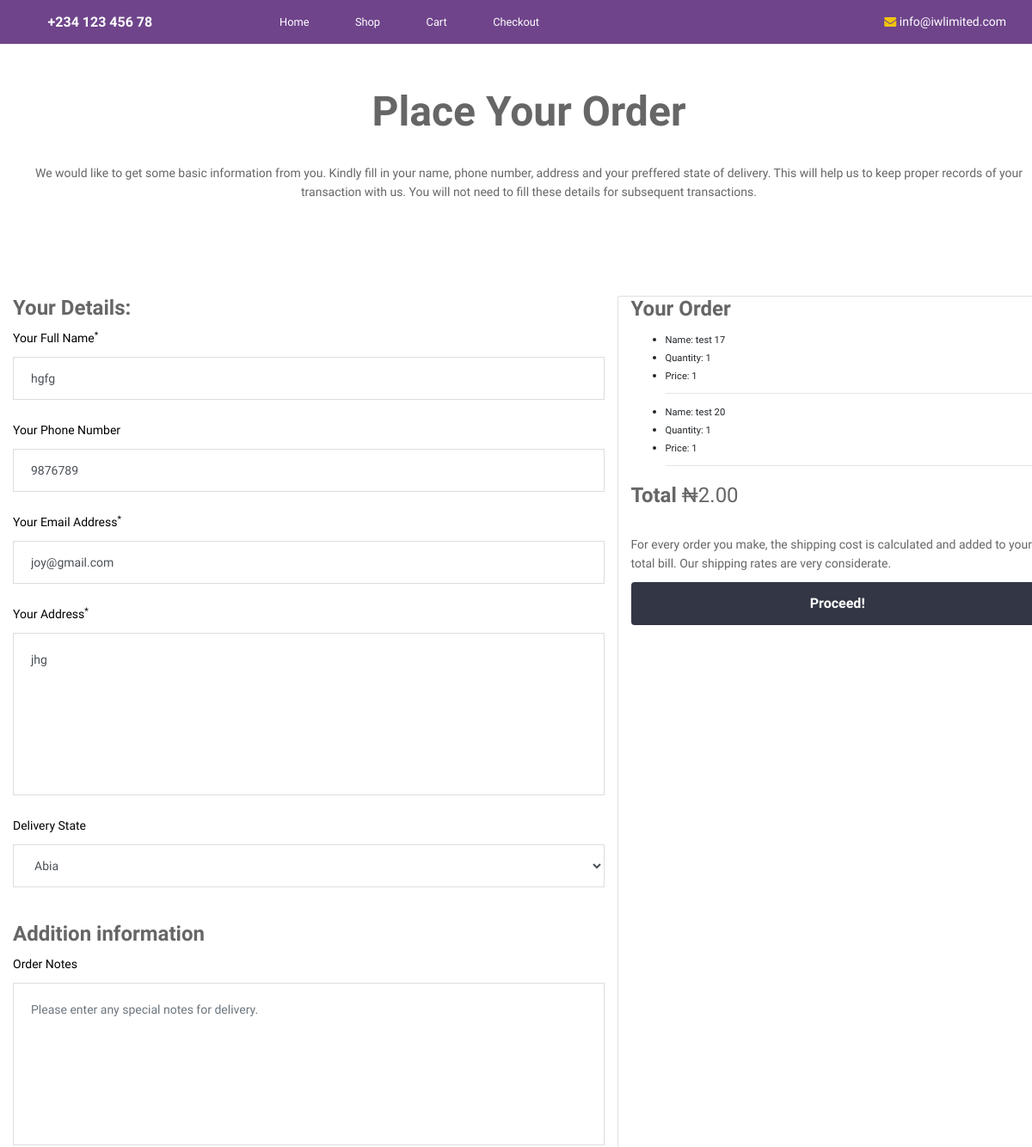
/checkout (signed in, upper part), run on an earlier commit of the app's database.
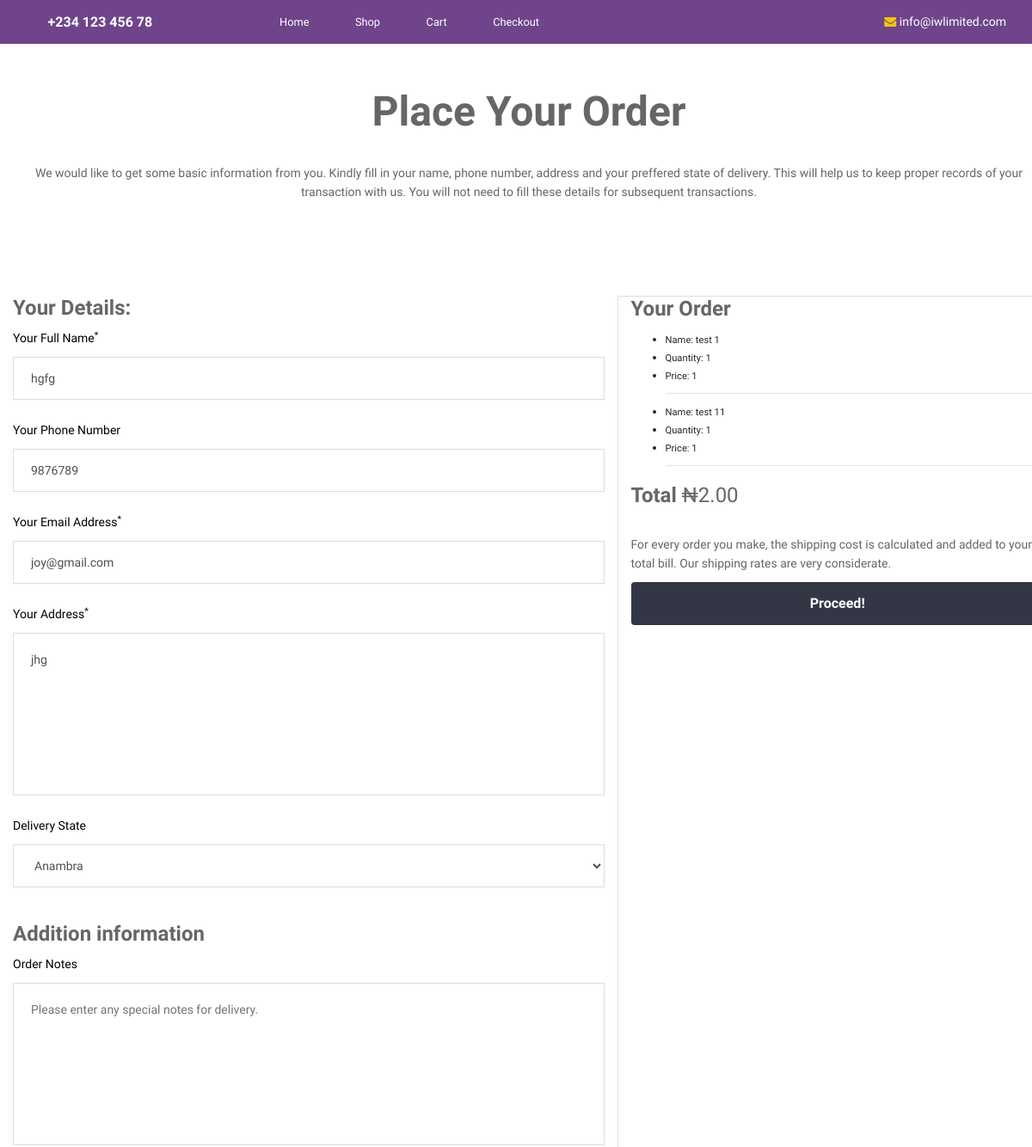
And on a later commit of the database.
### product/models.py (models this page shows, shortened)
class ProductQuantity(models.Model):
	product = models.ForeignKey(Product, on_delete=models.CASCADE, default="")
	quantity = models.ForeignKey(Quantity, on_delete=models.CASCADE)
	total_shipping_charge = models.IntegerField(blank=True, null=True)

class Product(models.Model):
	name = models.CharField(max_length=150, default="test")
	tag_title = models.CharField(max_length=150, default="Sale")
	tag_title_color = models.CharField(max_length=150, default="orange")
	section = models.CharField(max_length=150, default="section_one")
	category = models.CharField(max_length=150, default="living_room")
	image_1 = models.FileField(upload_to='product/image_1/', blank=True)
	image_2 = models.FileField(upload_to='product/image_2/', blank=True)
	image_3 = models.FileField(upload_to='product/image_3/', blank=True)
	image_4 = models.FileField(upload_to='product/image_4/', blank=True)
	image_5 = models.FileField(upload_to='product/image_5/', blank=True)
	image_6 = models.FileField(upload_to='product/image_6/', blank=True)
	video_link = models.CharField(max_length=150, default="none")
	pdf_link = models.CharField(max_length=150, default="none")
	description = models.TextField(default="none")
	specification = models.TextField(default="none")
	reviews = models.ManyToManyField(Review, through="ProductReviewConnector", through_fields=("product", "review"),)
	quantity = models.IntegerField(default=1)
	threshold = models.IntegerField(blank=True, null=True, default=1)
	price = models.IntegerField(default=1)
	old_price = models.IntegerField(default=1)
	rating = models.IntegerField(blank=True, null=True, default="none")
	shipping_charge = models.FloatField(default=1)
	delivery_info = models.CharField(max_length=150, default="none")
	abia_shipping = models.IntegerField(default=1)
	adamawa_shipping = models.IntegerField(default=1)
	akwaibom_shipping = models.IntegerField(default=1)
	anambra_shipping = models.IntegerField(default=1)
	slug = models.SlugField(unique=True, default="rayslug")
	pub_date = models.DateTimeField(default=timezone.now)

class Quantity(models.Model):
	quantity = models.IntegerField(blank=True, null=True)
	def __str__(self):
		return str(self.quantity)

### checkout/views.py (the view)
# urls.py: path("checkout", views.CheckoutView, name="checkout"),
def CheckoutView(request):
	user_id = request.user.id
	if request.method == "POST":
		name = request.POST.get("name")
		phone = request.POST.get("phone")
		email = request.POST.get("email")
		address = request.POST.get("address")
		delivery_state = request.POST.get("delivery_state")
		order_note = request.POST.get("order_note")
		try:
			app_user = AppUser.objects.get(user=request.user)
			app_user.name = name
			app_user.phone = phone
			app_user.email = email
			app_user.address = address
			app_user.delivery_state = delivery_state
			app_user.order_note = order_note
			app_user.save()
		except:
			app_user = AppUser.objects.create(user=request.user, name=name, phone=phone, email=email, address=address, delivery_state=delivery_state)
			app_user.order_id = ray_randomiser()
			app_user.save()
		cart = get_object_or_404(Cart, user__pk=request.user.id)
		delivery_state = app_user.delivery_state
		product_quantitys = cart.product_quantitys.all()
		total_price = 0
		total_quantity = 0
		for item in product_quantitys:
			total_price += (item.product.price * int(str(item.quantity))) + (get_state_shipping(item.product.slug, delivery_state) * int(str(item.quantity)))
		cart.total_price = total_price
		cart.save()
		order = Order.objects.create(app_user=app_user, cart=cart, order_note=order_note)
		order.save()
		return HttpResponseRedirect(reverse("checkout:complete_order", args=(order.id,)))
	else:
		UserCreatorFunc(request)
		cart = Cart.objects.get(user__pk=request.user.id)# get_object_or_404(Cart, user__pk=request.user.id)
		product_quantitys = cart.product_quantitys.all()
		if cart.product_quantitys.count() == 0:
			messages.success(request, "Sorry, You have nothing to checkout. Add Some!" )
			return HttpResponseRedirect(reverse("shop:shop"))
		else:
			try:
				app_user = AppUser.objects.get(user__pk=request.user.id)
			except:
				app_user = None
			total_price = 0
			total_quantity = 0
			for item in product_quantitys:
				total_price += (item.product.price * int(str(item.quantity))) + (item.total_shipping_charge * int(str(item.quantity)))
			if total_price == 0:
				return HttpResponseRedirect(reverse("checkout:checkout"))
			elif total_price > 0:
				if app_user:
					total_price = "{:,.2f}".format(total_price)
					context = {"app_user": app_user, "total_price": total_price, "cart": cart, "product_quantitys": product_quantitys}
				else:
					total_price = "{:,.2f}".format(total_price)
					context = {"total_price": total_price, "cart": cart, "product_quantitys": product_quantitys}
				return render(request, 'checkout/checkout.html', context)
			else:
				return HttpResponseRedirect(reverse("main:index"))

### main/views.py (called while the page is built, shortened)
def UserCreatorFunc(request):
	if request.user.is_active:
		user = request.user
		user = User.objects.get(id=user.id)
		user_checker = authenticate(username=user.username, password=user.password)

### checkout/templates/checkout/checkout.html (shortened to what the changed rows need)
 {% extends 'main/base.html' %}
{% load static %}
{% block content %}
		<div class="ps-checkout ps-section--shopping">
            <div class="container" style="margin-top: -50px">
                <div class="ps-section__header">
                    <h1 style="color: #666;">Place Your Order</h1>
                    <br />
                </div>
                <div class="ps-section__content">
                    <form class="ps-form--checkout" method="post" enctype="multipart/form-data">
                        <div class="row">
                            <div class="col-xl-7 col-lg-8 col-md-12 col-sm-12  ">
                                <div class="ps-form__billing-info">
                                    <div class="form-group">
                                        <label>Delivery State
                                        </label>
                                        {% if app_user.delivery_state == "abia" %}
                                            <select name="delivery_state" id="select" class="form-control">
                                                <option value="abia" selected="selected">Abia</option>
                                            </select>
                                        {% elif app_user.delivery_state == "anambra" %}
                                            <select name="delivery_state" id="select" class="form-control">
                                                <option value="anambra" selected="selected">Anambra</option>
                                            </select>
                                        {% endif %}
                                    </div>
                                </div>
                            </div>
                            <div class="card col-xl-5 col-lg-4 col-md-12 col-sm-12  ">
                                <div class="ps-form__total">
                                    <div class="content">
                                        <div class="ps-block--checkout-total">
                                            <div class="ps-block__content">
                                                <table class="table ps-block__products">
                                                    <tbody>
                                                    	{% if product_quantitys %}
                                                        <ul>
                                                    		{% for item in product_quantitys %}
                                                                    <li>
                                                                        <small>Name: {{ item.product.name }}</small><br />
                                                                    </li>
                                                                    <li>
                                                                        <small>Quantity: {{ item.quantity }}</small><br />
                                                                    </li>
                                                                    <li>
                                                                        <small>Price: {{ item.product.price }}</small><br />
                                                                    </li>
                                                                    <hr>
				                                              {% endfor %}
				                                              {% endif %}
                                                    </tbody>
                                                </table>
                                            </div>
                                        </div><br />
                                    </div>
                                </div>
                            </div>
                        </div>
                        <br />
                    </form>
                </div>
            </div>
        </div>
 {% endblock %}

What changed in the data, as far as the page shows it:
removed ProductQuantity: product.name "test 17", quantity "1", product.price "1"
removed ProductQuantity: product.name "test 20", quantity "1", product.price "1"
added ProductQuantity: product.name "test 1", quantity "1", product.price "1"
added ProductQuantity: product.name "test 11", quantity "1", product.price "1"
Also different on the page:
form field delivery_state: (not shown) → "Anambra"
form field delivery_state: "Abia" → (not shown)
